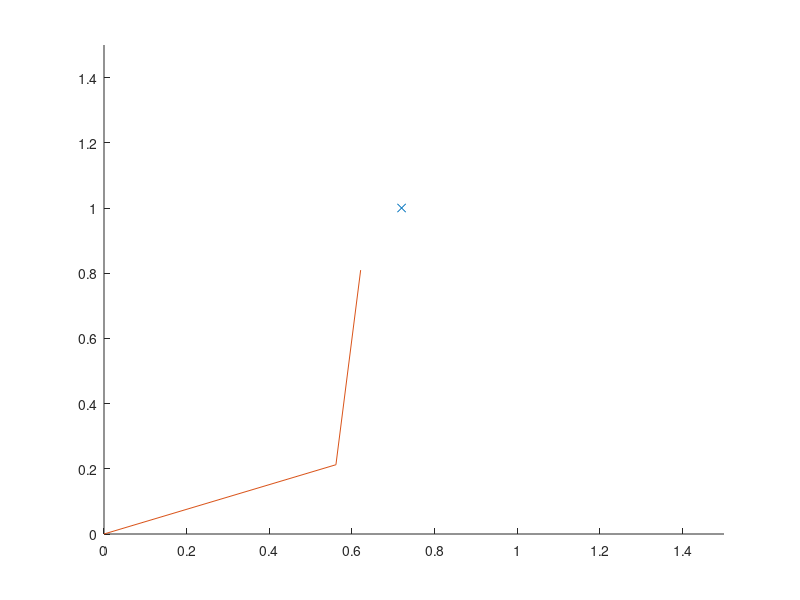
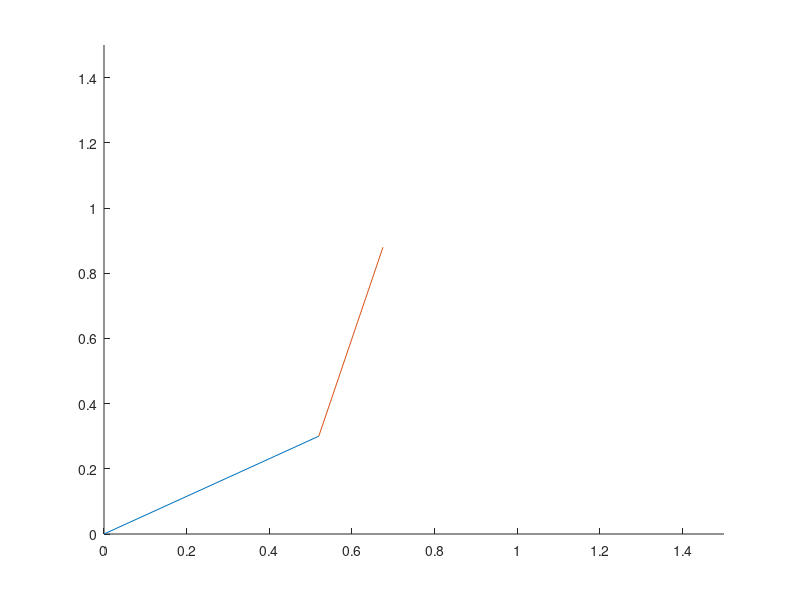
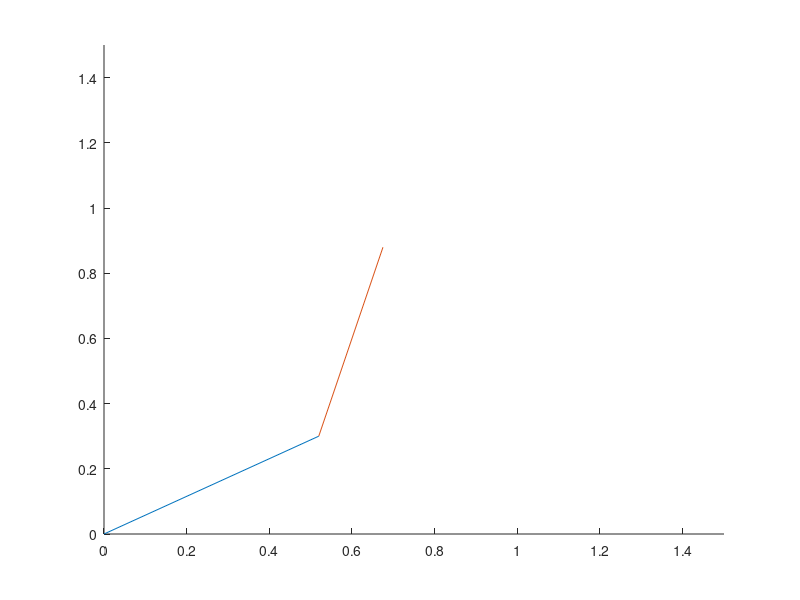
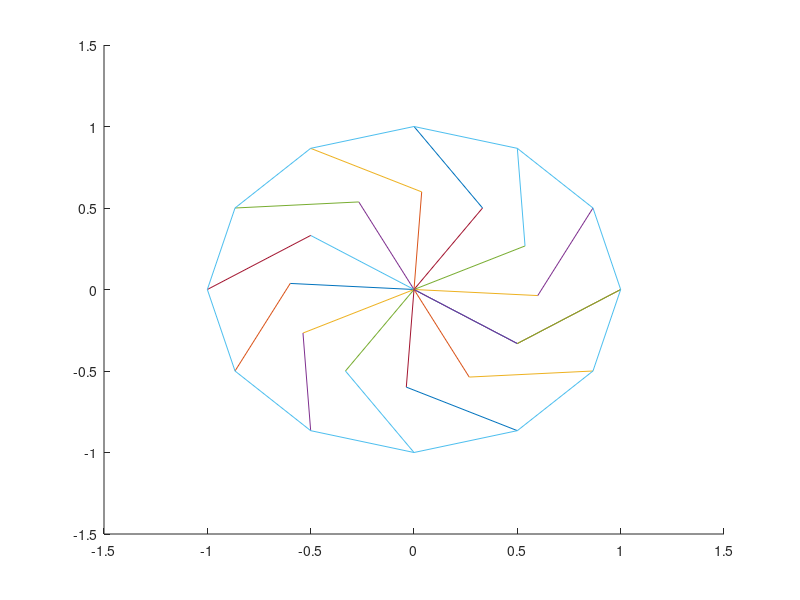

Recreate these plots in MATLAB, in order.
%% Ponto qualquer
clc; close all; clear;

L1 = 0.6;
L2 = 0.6;

x = 0.72;
y = 1;

r = sqrt(x^2+y^2)
beta = (r^2-L1^2-L2^2)/(2*L1*L2);
alpha = y/x;
gama = (L1^2+r^2-L2^2)/(2*L1*r);

theta1 = rad2deg(alpha-gama);
theta2 = rad2deg(beta);

px1 = L1*cosd(theta1);
px2 = px1+L2*cosd(theta1+theta2);
py1 = L1*sind(theta1);
py2 = py1+L2*sind(theta1+theta2);

L1_calc = sqrt(px1^2+py1^2)
L2_calc = sqrt((px2-px1)^2+(py2-py1)^2)

px = [0 px1 px2];
py = [0 py1 py2];
hold on;
xlim([0 1.5]);
ylim([0 1.5]);
plot(x,y,'x');
plot(px,py);

%% Teste
clc; close all; clear;

L1 = 0.6;
L2 = 0.6;

t1 = 30;
t2 = 45;

px1 = L1*cosd(t1);
py1 = L1*sind(t1);
px2 = px1+L2*cosd(t1+t2);
py2 = py1+L2*sind(t1+t2);
r = sqrt(px2^2+py2^2)
L1_calc = sqrt(px1^2+py1^2)
L2_calc = sqrt((px2-px1)^2+(py2-py1)^2)
figure; hold on;
xlim([0 1.5]);
ylim([0 1.5]);
plot([0 px1],[0 py1]);
plot([px1 px2],[py1 py2]);

xd = 0.6749;
yd = 0.8796;

aux1 = (xd^2+yd^2-L1^2-L2^2)/(2*L1*L2);
theta2 = acosd(aux1)
aux2_num = yd*(L1+L2*cosd(theta2))-xd*L2*sind(theta2);
aux2_den = xd*(L1+L2*cosd(theta2))+yd*L2*sind(theta2);
aux2 = aux2_num/aux2_den;
% theta1 = atan2d(L2*cosd(theta2),L2*sind(theta2))
theta1 = atan2d(aux2_num, aux2_den)

px1 = L1*cosd(theta1);
py1 = L1*sind(theta1);
px2 = px1+L2*cosd(theta1+theta2);
py2 = py1+L2*sind(theta1+theta2);
r = sqrt(px2^2+py2^2)
L1_calc = sqrt(px1^2+py1^2);
L2_calc = sqrt((px2-px1)^2+(py2-py1)^2);
figure; hold on;
xlim([0 1.5]);
ylim([0 1.5]);
plot([0 px1],[0 py1]);
plot([px1 px2],[py1 py2]);

%% Circulo
clc; close all; clear;

L1 = 0.6;
L2 = 0.6;

circulo = 360;
num_pontos = 12;

tempo_d = 10;
intervalo = 10/num_pontos;
lista_tempos = 0:intervalo:tempo_d

theta_passo = circulo/num_pontos;

lista_thetas = [0:theta_passo:circulo];

raio = 1;
lista_posx = [];
lista_posy = [];

for i = 1:num_pontos+1
    lista_posx(i) = raio*cosd(lista_thetas(i));
    lista_posy(i) = raio*sind(lista_thetas(i));
end

figure; hold on;
xlim([-1.5 1.5]);
ylim([-1.5 1.5]);

lista_theta1 = [];
lista_theta2 = [];
for i = 1:num_pontos+1
    xd = lista_posx(i);
    yd = lista_posy(i);

    aux1 = (xd^2+yd^2-L1^2-L2^2)/(2*L1*L2);
    theta2 = acosd(aux1);
    lista_theta2(i) = theta2;
    aux2_num = yd*(L1+L2*cosd(theta2))-xd*L2*sind(theta2);
    aux2_den = xd*(L1+L2*cosd(theta2))+yd*L2*sind(theta2);
    aux2 = aux2_num/aux2_den;
    % theta1 = atan2d(L2*cosd(theta2),L2*sind(theta2))
    theta1 = atan2d(aux2_num, aux2_den);
    lista_theta1(i) = theta1;

    px1 = L1*cosd(theta1);
    py1 = L1*sind(theta1);
    px2 = px1+L2*cosd(theta1+theta2);
    py2 = py1+L2*sind(theta1+theta2);
    r = sqrt(px2^2+py2^2);
    L1_calc = sqrt(px1^2+py1^2);
    L2_calc = sqrt((px2-px1)^2+(py2-py1)^2);
    
    plot([0 px1],[0 py1]);
    plot([px1 px2],[py1 py2]);
end
plot(lista_posx,lista_posy);
